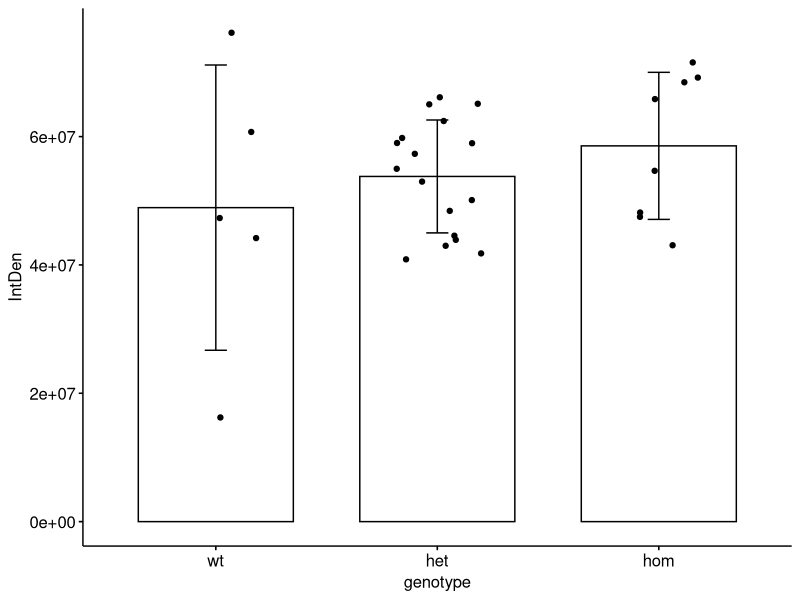

Recreate this plot in R.
library(tidyverse)
library(readxl)
library(ggpubr)

meta <- read_excel("data/lysotracker_7dpf_23102024.xlsx") %>%
  mutate(
    genotype = factor(genotype, levels = c("wt", "het", "hom"))
  )

read_csv("data/Results_FIJI_macro.csv") %>%
  dplyr::select(-1) %>%
  mutate(
    # get the fish_id to match with the genotype metadata
    fish_id = str_extract(
      Label, pattern = "\\d{1,2}") %>% # a number exactly once or twice
      as.numeric(),
    .after = Label
    ) %>%
  left_join(meta) %>%
  ggbarplot(
    x = "genotype",
    y = "IntDen",
    add = c("mean_sd", "jitter")
    )
  #stat_compare_means()
